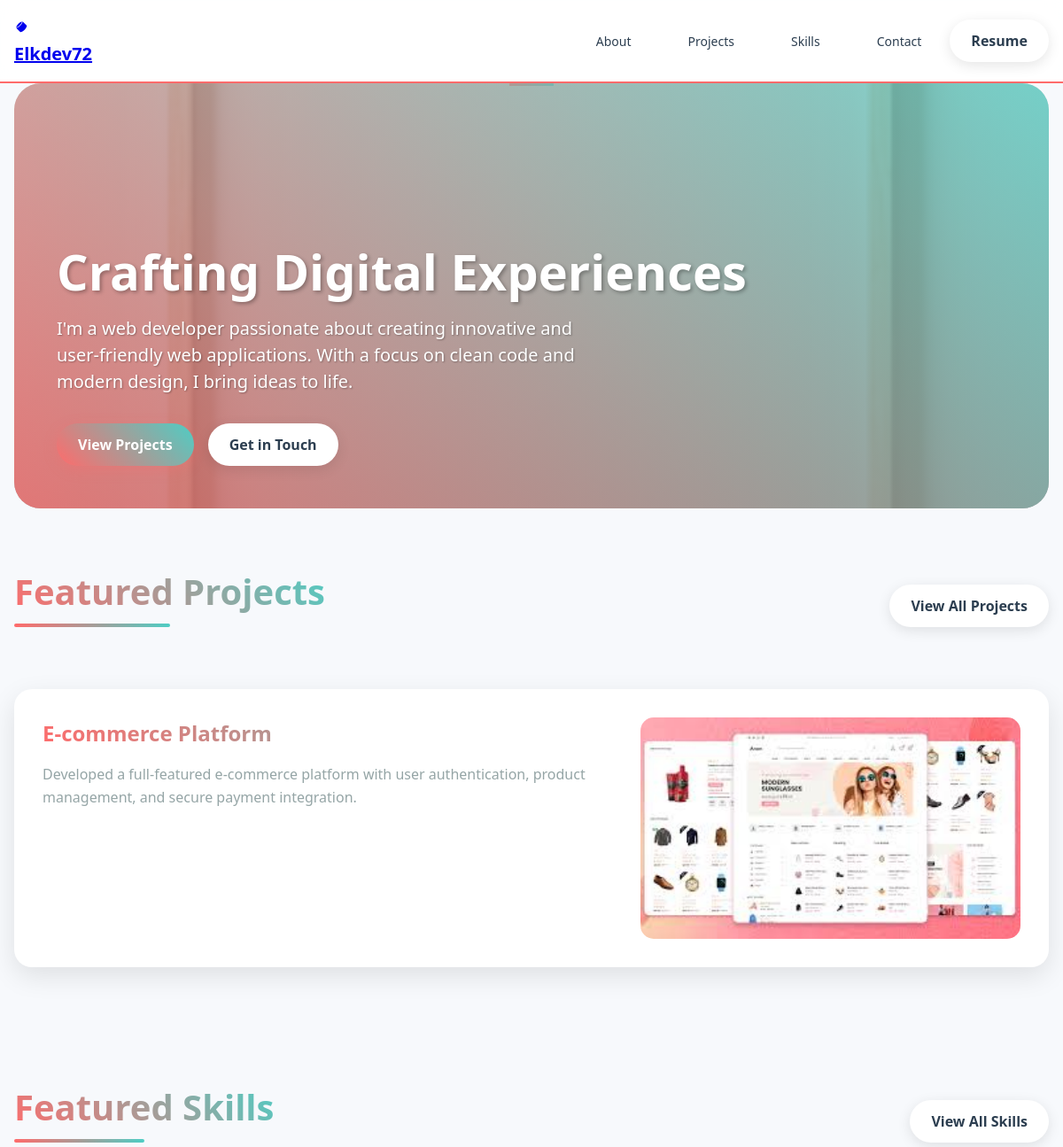
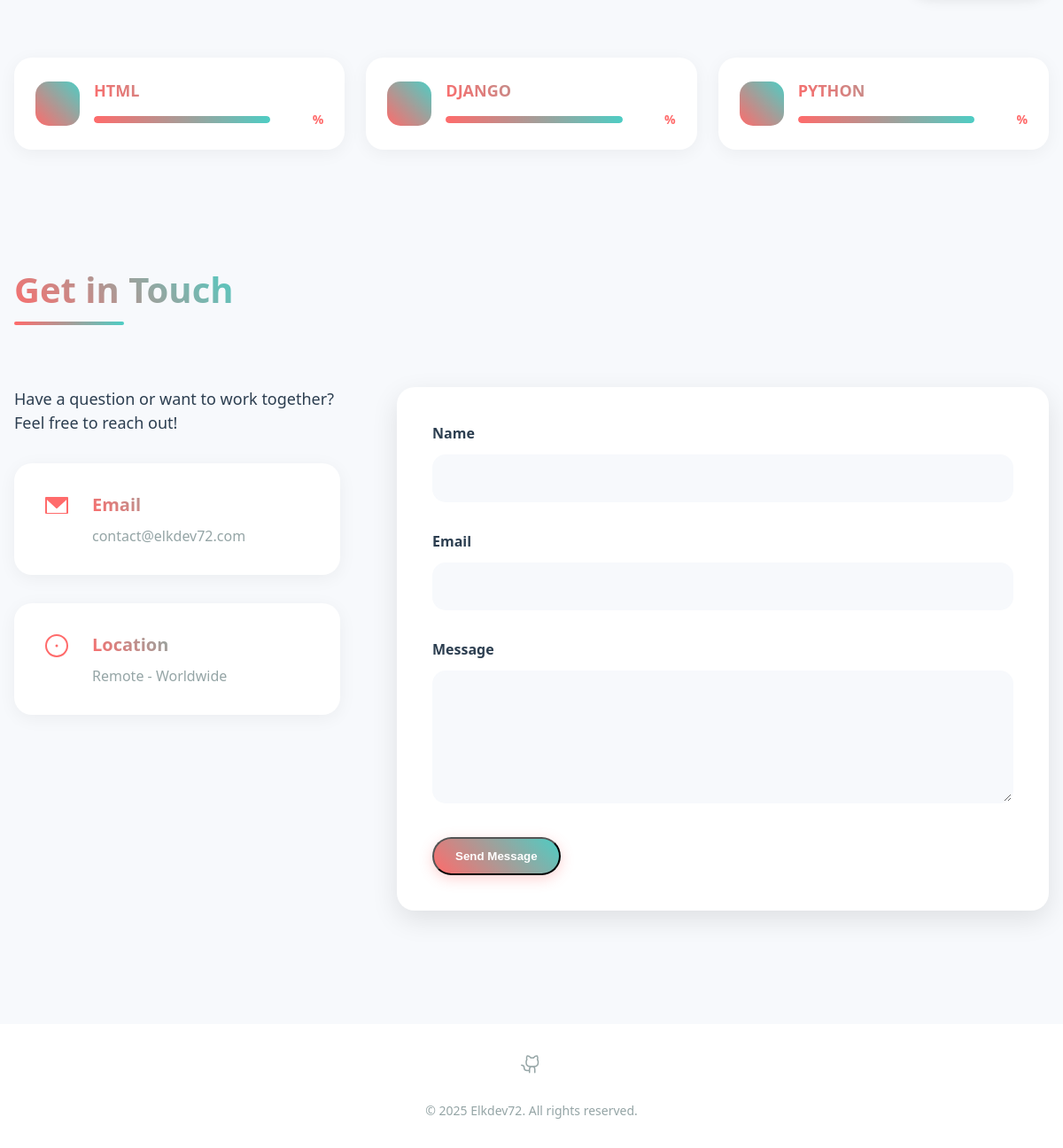
The page / on the database its author committed (2 pictures, top to bottom).
### main/models.py (models this page shows, shortened)
class Project(models.Model):
    title = models.CharField(max_length=200)
    description = models.TextField()
    image = models.ImageField(upload_to='projects/')
    url = models.URLField(blank=True)
    created_at = models.DateTimeField(auto_now_add=True)

class Skill(models.Model):
    name = models.CharField(max_length=100)

class SocialLink(models.Model):
    PLATFORM_CHOICES = [
        ('twitter', 'Twitter'),
        ('linkedin', 'LinkedIn'),
        ('github', 'GitHub'),
    ]
    platform = models.CharField(max_length=20, choices=PLATFORM_CHOICES)
    url = models.URLField()

### main/views.py (the view)
# urls.py: path('', views.index, name='index'),
def index(request):
    context = {
        'hero_image': static('main/images/hero.png'),
        'projects': Project.objects.all()[:3],  # Show only 3 latest projects
        'skills': Skill.objects.all()[:6],  # Show only 6 top skills
        'social_links': SocialLink.objects.all(),
    }
    return render(request, 'main/index.html', context)

### main/templates/main/index.html (shortened to what this page needs)
{% extends 'main/base.html' %}
{% load static %}
{% block content %}
<section class="section hero-section">
  <div class="hero" style="background-image: linear-gradient(rgba(0, 0, 0, 0.1) 0%, rgba(0, 0, 0, 0.4) 100%), url('{{ hero_image }}')">
    <div class="hero-content">
      <h1>Crafting Digital Experiences</h1>
      <p>I'm a web developer passionate about creating innovative and user-friendly web applications. With a focus on clean code and modern design, I bring ideas to life.</p>
    </div>
    <div class="hero-buttons">
      <a href="{% url 'projects' %}" class="btn btn-primary">View Projects</a>
      <a href="{% url 'contact' %}" class="btn btn-secondary">Get in Touch</a>
    </div>
  </div>
</section>
<section id="featured-projects" class="section">
  <div class="section-header">
    <h2 class="section-title">Featured Projects</h2>
    <a href="{% url 'projects' %}" class="btn btn-secondary">View All Projects</a>
  </div>
  <div class="projects-grid">
    {% for project in projects %}
    <div class="project-card">
      <div class="project-content">
        <h3 class="project-title">{{ project.title }}</h3>
        <p class="project-description">{{ project.description }}</p>
      </div>
      {% if project.image %}
        <div class="project-image" style="background-image: url('{{ project.image.url }}')"></div>
      {% endif %}
    </div>
    {% empty %}
    <p class="no-projects">No projects available at the moment.</p>
    {% endfor %}
  </div>
</section>
<section id="featured-skills" class="section">
  <div class="section-header">
    <h2 class="section-title">Featured Skills</h2>
    <a href="{% url 'skills' %}" class="btn btn-secondary">View All Skills</a>
  </div>
  <div class="skills-grid">
    {% for skill in skills %}
    <div class="skill-card">
      <div class="skill-icon">
      </div>
      <div class="skill-info">
        <h3 class="skill-name">{{ skill.name }}</h3>
        <div class="skill-level">
          <div class="progress-bar">
            <div class="progress" style="width: {{ skill.proficiency }}%"></div>
          </div>
          <span class="proficiency-label">{{ skill.proficiency }}%</span>
        </div>
      </div>
    </div>
    {% empty %}
    <p class="no-skills">No skills available at the moment.</p>
    {% endfor %}
  </div>
</section>
<section id="contact" class="section">
  <div class="section-header">
    <h2 class="section-title">Get in Touch</h2>
  </div>
  <div class="contact-content">
    <div class="contact-info">
      <p class="text-lg mb-4">
        Have a question or want to work together? Feel free to reach out!
      </p>
      <div class="contact-methods">
        <div class="contact-method">
          <svg xmlns="http://www.w3.org/2000/svg" width="24" height="24" fill="currentColor" viewBox="0 0 256 256">
            <path d="M224,48H32a8,8,0,0,0-8,8V192a8,8,0,0,0,8,8H224a8,8,0,0,0,8-8V56A8,8,0,0,0,224,48Zm-8,144H40V74.19l82.59,75.71a8,8,0,0,0,10.82,0L216,74.19V192Z"></path>
          </svg>
          <div class="contact-method-info">
            <h3>Email</h3>
            <p>contact@elkdev72.com</p>
          </div>
        </div>
        <div class="contact-method">
          <svg xmlns="http://www.w3.org/2000/svg" width="24" height="24" fill="currentColor" viewBox="0 0 256 256">
            <path d="M128,24A104,104,0,1,0,232,128,104.11,104.11,0,0,0,128,24Zm0,192a88,88,0,1,1,88-88A88.1,88.1,0,0,1,128,216Zm12-88a12,12,0,1,1-12-12A12,12,0,0,1,140,128Z"></path>
          </svg>
          <div class="contact-method-info">
            <h3>Location</h3>
            <p>Remote - Worldwide</p>
          </div>
        </div>
      </div>
    </div>
    <div class="contact-form">
      <form method="POST" action="{% url 'contact' %}">
        <div class="form-group">
          <label for="name" class="form-label">Name</label>
          <input type="text" id="name" name="name" class="form-input" required>
        </div>
        <div class="form-group">
          <label for="email" class="form-label">Email</label>
          <input type="email" id="email" name="email" class="form-input" required>
        </div>
        <div class="form-group">
          <label for="message" class="form-label">Message</label>
          <textarea id="message" name="message" class="form-textarea" required></textarea>
        </div>
        <button type="submit" class="btn btn-primary">Send Message</button>
      </form>
    </div>
  </div>
</section>
{% endblock %}

### main/templates/main/components/footer.html (shortened to what this page needs)
{% load static %}
<footer>
  <div class="container">
    <div class="social-links">
      {% for social in social_links %}
      <a href="{{ social.url }}" aria-label="{{ social.platform }}">
      </a>
      {% endfor %}
    </div>
    <p class="copyright">© {% now "Y" %} Elkdev72. All rights reserved.</p>
  </div>
</footer>

### rows shown on the page
Project: title "E-commerce Platform", description "Developed a full-featured e-commerce platform with user authentication, product management, and secure payment integration.", image (picture)
Skill: name "HTML"
Skill: name "DJANGO"
Skill: name "PYTHON"
